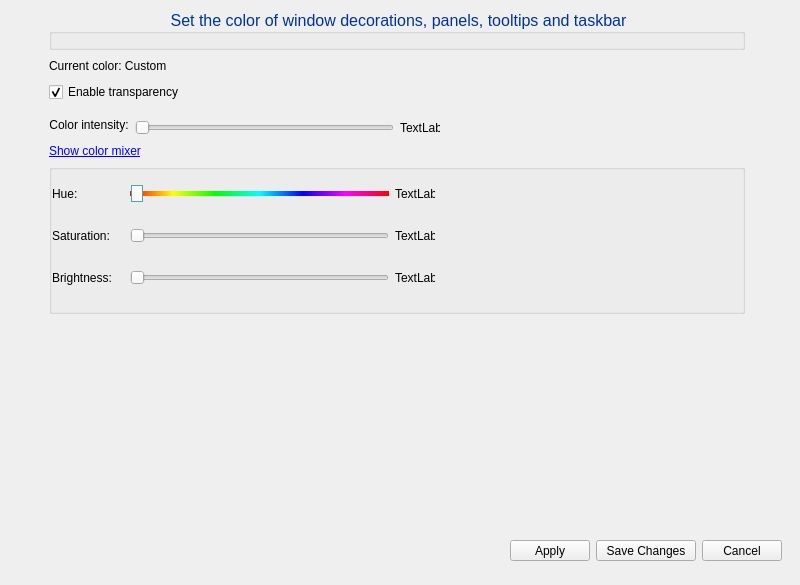
<?xml version="1.0" encoding="UTF-8"?>
<ui version="4.0">
 <class>MainWindow</class>
 <widget class="QMainWindow" name="MainWindow">
  <property name="geometry">
   <rect>
    <x>0</x>
    <y>0</y>
    <width>800</width>
    <height>585</height>
   </rect>
  </property>
  <property name="minimumSize">
   <size>
    <width>759</width>
    <height>585</height>
   </size>
  </property>
  <property name="windowTitle">
   <string>Change the accent color of your theme</string>
  </property>
  <property name="windowIcon">
   <iconset theme="style">
    <normaloff>.</normaloff>.</iconset>
  </property>
  <property name="styleSheet">
   <string notr="true"/>
  </property>
  <widget class="QWidget" name="centralwidget">
   <property name="styleSheet">
    <string notr="true"/>
   </property>
   <layout class="QGridLayout" name="gridLayout_3">
    <item row="4" column="3">
     <widget class="QLabel" name="alpha_label">
      <property name="minimumSize">
       <size>
        <width>40</width>
        <height>0</height>
       </size>
      </property>
      <property name="maximumSize">
       <size>
        <width>40</width>
        <height>16777215</height>
       </size>
      </property>
      <property name="text">
       <string>TextLabel</string>
      </property>
     </widget>
    </item>
    <item row="4" column="4">
     <spacer name="horizontalSpacer_3">
      <property name="orientation">
       <enum>Qt::Horizontal</enum>
      </property>
      <property name="sizeType">
       <enum>QSizePolicy::MinimumExpanding</enum>
      </property>
      <property name="sizeHint" stdset="0">
       <size>
        <width>40</width>
        <height>20</height>
       </size>
      </property>
     </spacer>
    </item>
    <item row="4" column="1">
     <widget class="QLabel" name="label">
      <property name="sizePolicy">
       <sizepolicy hsizetype="Maximum" vsizetype="Preferred">
        <horstretch>0</horstretch>
        <verstretch>0</verstretch>
       </sizepolicy>
      </property>
      <property name="minimumSize">
       <size>
        <width>0</width>
        <height>0</height>
       </size>
      </property>
      <property name="maximumSize">
       <size>
        <width>16777215</width>
        <height>20</height>
       </size>
      </property>
      <property name="text">
       <string>Color intensity:</string>
      </property>
      <property name="alignment">
       <set>Qt::AlignHCenter|Qt::AlignTop</set>
      </property>
     </widget>
    </item>
    <item row="4" column="5">
     <spacer name="horizontalSpacer_5">
      <property name="orientation">
       <enum>Qt::Horizontal</enum>
      </property>
      <property name="sizeType">
       <enum>QSizePolicy::Preferred</enum>
      </property>
      <property name="sizeHint" stdset="0">
       <size>
        <width>40</width>
        <height>20</height>
       </size>
      </property>
     </spacer>
    </item>
    <item row="2" column="1" colspan="2">
     <widget class="QCheckBox" name="kcfg_EnableTransparency">
      <property name="maximumSize">
       <size>
        <width>16777215</width>
        <height>16777215</height>
       </size>
      </property>
      <property name="toolTip">
       <string>Enables/disables the transparency of the entire theme. 
NOTE: This setting does NOT affect compositing settings.</string>
      </property>
      <property name="text">
       <string>Enable transparency</string>
      </property>
      <property name="checked">
       <bool>true</bool>
      </property>
     </widget>
    </item>
    <item row="8" column="1" colspan="2">
     <widget class="QFrame" name="frame">
      <property name="sizePolicy">
       <sizepolicy hsizetype="Preferred" vsizetype="MinimumExpanding">
        <horstretch>0</horstretch>
        <verstretch>0</verstretch>
       </sizepolicy>
      </property>
      <property name="maximumSize">
       <size>
        <width>16777215</width>
        <height>50</height>
       </size>
      </property>
      <property name="frameShape">
       <enum>QFrame::NoFrame</enum>
      </property>
      <property name="frameShadow">
       <enum>QFrame::Raised</enum>
      </property>
      <layout class="QGridLayout" name="gridLayout">
       <item row="1" column="0">
        <spacer name="horizontalSpacer">
         <property name="orientation">
          <enum>Qt::Horizontal</enum>
         </property>
         <property name="sizeType">
          <enum>QSizePolicy::Expanding</enum>
         </property>
         <property name="sizeHint" stdset="0">
          <size>
           <width>40</width>
           <height>20</height>
          </size>
         </property>
        </spacer>
       </item>
      </layout>
     </widget>
    </item>
    <item row="5" column="1" colspan="2">
     <widget class="QLabel" name="colorMixerLabel">
      <property name="sizePolicy">
       <sizepolicy hsizetype="Preferred" vsizetype="Preferred">
        <horstretch>0</horstretch>
        <verstretch>0</verstretch>
       </sizepolicy>
      </property>
      <property name="cursor">
       <cursorShape>PointingHandCursor</cursorShape>
      </property>
      <property name="text">
       <string>&lt;a href=&quot;no&quot;&gt;Show color mixer&lt;/a&gt;</string>
      </property>
      <property name="textFormat">
       <enum>Qt::RichText</enum>
      </property>
      <property name="openExternalLinks">
       <bool>false</bool>
      </property>
      <property name="textInteractionFlags">
       <set>Qt::LinksAccessibleByMouse</set>
      </property>
     </widget>
    </item>
    <item row="6" column="1" colspan="4">
     <widget class="QGroupBox" name="colorMixerGroupBox">
      <property name="minimumSize">
       <size>
        <width>0</width>
        <height>150</height>
       </size>
      </property>
      <property name="title">
       <string/>
      </property>
      <property name="flat">
       <bool>true</bool>
      </property>
      <layout class="QGridLayout" name="gridLayout_2">
       <property name="leftMargin">
        <number>0</number>
       </property>
       <property name="topMargin">
        <number>0</number>
       </property>
       <item row="1" column="4" rowspan="3">
        <spacer name="horizontalSpacer_2">
         <property name="orientation">
          <enum>Qt::Horizontal</enum>
         </property>
         <property name="sizeHint" stdset="0">
          <size>
           <width>40</width>
           <height>20</height>
          </size>
         </property>
        </spacer>
       </item>
       <item row="1" column="2">
        <widget class="QSlider" name="hue_Slider">
         <property name="sizePolicy">
          <sizepolicy hsizetype="Fixed" vsizetype="Fixed">
           <horstretch>0</horstretch>
           <verstretch>0</verstretch>
          </sizepolicy>
         </property>
         <property name="minimumSize">
          <size>
           <width>259</width>
           <height>25</height>
          </size>
         </property>
         <property name="maximumSize">
          <size>
           <width>259</width>
           <height>16777215</height>
          </size>
         </property>
         <property name="styleSheet">
          <string notr="true">QSlider::groove:horizontal {
	background-color: qlineargradient(x1: 0, y1: 1, x2: 1, y2: 1, stop: 0 #FF0000, stop: 0.167 #FFFF00, stop: 0.33 #00FF00, stop: 0.5 #00FFFF, stop: 0.667 #0000FF, stop: 0.833 #FF00FF, stop: 1 #FF0000);
	height: 5px;
	position: absolute;
}

QSlider::handle:horizontal {
	height: 3px;
	width: 10px;
    background: #fafafa;
    border: 1px solid #46aaab;
	margin: -6px 1px;
    /* expand outside the groove */

}

QSlider::handle:horizontal:hover { 
	background: #dadaff;
}</string>
         </property>
         <property name="maximum">
          <number>359</number>
         </property>
         <property name="value">
          <number>0</number>
         </property>
         <property name="orientation">
          <enum>Qt::Horizontal</enum>
         </property>
        </widget>
       </item>
       <item row="2" column="0">
        <widget class="QLabel" name="label_3">
         <property name="sizePolicy">
          <sizepolicy hsizetype="Minimum" vsizetype="Preferred">
           <horstretch>0</horstretch>
           <verstretch>0</verstretch>
          </sizepolicy>
         </property>
         <property name="minimumSize">
          <size>
           <width>72</width>
           <height>0</height>
          </size>
         </property>
         <property name="maximumSize">
          <size>
           <width>72</width>
           <height>16777215</height>
          </size>
         </property>
         <property name="text">
          <string>Saturation:</string>
         </property>
         <property name="alignment">
          <set>Qt::AlignLeading|Qt::AlignLeft|Qt::AlignVCenter</set>
         </property>
         <property name="margin">
          <number>0</number>
         </property>
        </widget>
       </item>
       <item row="1" column="0">
        <widget class="QLabel" name="label_2">
         <property name="sizePolicy">
          <sizepolicy hsizetype="Minimum" vsizetype="Preferred">
           <horstretch>0</horstretch>
           <verstretch>0</verstretch>
          </sizepolicy>
         </property>
         <property name="minimumSize">
          <size>
           <width>72</width>
           <height>0</height>
          </size>
         </property>
         <property name="maximumSize">
          <size>
           <width>72</width>
           <height>16777215</height>
          </size>
         </property>
         <property name="text">
          <string>Hue:</string>
         </property>
         <property name="alignment">
          <set>Qt::AlignLeading|Qt::AlignLeft|Qt::AlignVCenter</set>
         </property>
         <property name="margin">
          <number>0</number>
         </property>
        </widget>
       </item>
       <item row="2" column="2">
        <widget class="QSlider" name="saturation_Slider">
         <property name="sizePolicy">
          <sizepolicy hsizetype="Fixed" vsizetype="Fixed">
           <horstretch>0</horstretch>
           <verstretch>0</verstretch>
          </sizepolicy>
         </property>
         <property name="minimumSize">
          <size>
           <width>259</width>
           <height>25</height>
          </size>
         </property>
         <property name="maximumSize">
          <size>
           <width>259</width>
           <height>16777215</height>
          </size>
         </property>
         <property name="maximum">
          <number>255</number>
         </property>
         <property name="orientation">
          <enum>Qt::Horizontal</enum>
         </property>
        </widget>
       </item>
       <item row="3" column="0">
        <widget class="QLabel" name="label_4">
         <property name="sizePolicy">
          <sizepolicy hsizetype="Minimum" vsizetype="Preferred">
           <horstretch>0</horstretch>
           <verstretch>0</verstretch>
          </sizepolicy>
         </property>
         <property name="minimumSize">
          <size>
           <width>72</width>
           <height>0</height>
          </size>
         </property>
         <property name="maximumSize">
          <size>
           <width>72</width>
           <height>16777215</height>
          </size>
         </property>
         <property name="text">
          <string>Brightness:</string>
         </property>
         <property name="alignment">
          <set>Qt::AlignLeading|Qt::AlignLeft|Qt::AlignVCenter</set>
         </property>
         <property name="margin">
          <number>0</number>
         </property>
        </widget>
       </item>
       <item row="3" column="2">
        <widget class="QSlider" name="Lightness_Slider">
         <property name="sizePolicy">
          <sizepolicy hsizetype="Fixed" vsizetype="Fixed">
           <horstretch>0</horstretch>
           <verstretch>0</verstretch>
          </sizepolicy>
         </property>
         <property name="minimumSize">
          <size>
           <width>259</width>
           <height>25</height>
          </size>
         </property>
         <property name="maximumSize">
          <size>
           <width>259</width>
           <height>16777215</height>
          </size>
         </property>
         <property name="maximum">
          <number>255</number>
         </property>
         <property name="orientation">
          <enum>Qt::Horizontal</enum>
         </property>
        </widget>
       </item>
       <item row="1" column="3">
        <widget class="QLabel" name="hue_label">
         <property name="minimumSize">
          <size>
           <width>40</width>
           <height>0</height>
          </size>
         </property>
         <property name="maximumSize">
          <size>
           <width>40</width>
           <height>16777215</height>
          </size>
         </property>
         <property name="text">
          <string>TextLabel</string>
         </property>
        </widget>
       </item>
       <item row="2" column="3">
        <widget class="QLabel" name="saturation_label">
         <property name="minimumSize">
          <size>
           <width>40</width>
           <height>0</height>
          </size>
         </property>
         <property name="maximumSize">
          <size>
           <width>40</width>
           <height>16777215</height>
          </size>
         </property>
         <property name="text">
          <string>TextLabel</string>
         </property>
        </widget>
       </item>
       <item row="3" column="3">
        <widget class="QLabel" name="brightness_label">
         <property name="minimumSize">
          <size>
           <width>40</width>
           <height>0</height>
          </size>
         </property>
         <property name="maximumSize">
          <size>
           <width>40</width>
           <height>16777215</height>
          </size>
         </property>
         <property name="text">
          <string>TextLabel</string>
         </property>
        </widget>
       </item>
      </layout>
     </widget>
    </item>
    <item row="1" column="0">
     <spacer name="horizontalSpacer_4">
      <property name="orientation">
       <enum>Qt::Horizontal</enum>
      </property>
      <property name="sizeType">
       <enum>QSizePolicy::Preferred</enum>
      </property>
      <property name="sizeHint" stdset="0">
       <size>
        <width>40</width>
        <height>20</height>
       </size>
      </property>
     </spacer>
    </item>
    <item row="7" column="1">
     <spacer name="verticalSpacer">
      <property name="orientation">
       <enum>Qt::Vertical</enum>
      </property>
      <property name="sizeType">
       <enum>QSizePolicy::MinimumExpanding</enum>
      </property>
      <property name="sizeHint" stdset="0">
       <size>
        <width>20</width>
        <height>10</height>
       </size>
      </property>
     </spacer>
    </item>
    <item row="4" column="2">
     <widget class="QSlider" name="alpha_slider">
      <property name="sizePolicy">
       <sizepolicy hsizetype="MinimumExpanding" vsizetype="Preferred">
        <horstretch>1</horstretch>
        <verstretch>0</verstretch>
       </sizepolicy>
      </property>
      <property name="minimumSize">
       <size>
        <width>259</width>
        <height>0</height>
       </size>
      </property>
      <property name="maximumSize">
       <size>
        <width>250</width>
        <height>16777215</height>
       </size>
      </property>
      <property name="maximum">
       <number>255</number>
      </property>
      <property name="orientation">
       <enum>Qt::Horizontal</enum>
      </property>
     </widget>
    </item>
    <item row="3" column="1">
     <spacer name="verticalSpacer_3">
      <property name="orientation">
       <enum>Qt::Vertical</enum>
      </property>
      <property name="sizeType">
       <enum>QSizePolicy::Fixed</enum>
      </property>
      <property name="sizeHint" stdset="0">
       <size>
        <width>20</width>
        <height>10</height>
       </size>
      </property>
     </spacer>
    </item>
    <item row="1" column="1" colspan="2">
     <widget class="QLabel" name="color_name_label">
      <property name="text">
       <string>Current color: Custom</string>
      </property>
     </widget>
    </item>
    <item row="0" column="1" colspan="4">
     <widget class="QGroupBox" name="groupBox">
      <property name="sizePolicy">
       <sizepolicy hsizetype="Preferred" vsizetype="Maximum">
        <horstretch>0</horstretch>
        <verstretch>0</verstretch>
       </sizepolicy>
      </property>
      <property name="maximumSize">
       <size>
        <width>16777215</width>
        <height>16777215</height>
       </size>
      </property>
      <property name="font">
       <font>
        <pointsize>12</pointsize>
        <italic>false</italic>
        <bold>false</bold>
       </font>
      </property>
      <property name="styleSheet">
       <string notr="true">QGroupBox::title {
	color: #003399;
}</string>
      </property>
      <property name="title">
       <string>Set the color of window decorations, panels, tooltips and taskbar</string>
      </property>
      <property name="alignment">
       <set>Qt::AlignCenter</set>
      </property>
     </widget>
    </item>
    <item row="8" column="3" colspan="3">
     <widget class="QWidget" name="widget" native="true">
      <property name="sizePolicy">
       <sizepolicy hsizetype="Preferred" vsizetype="Preferred">
        <horstretch>0</horstretch>
        <verstretch>0</verstretch>
       </sizepolicy>
      </property>
      <property name="minimumSize">
       <size>
        <width>290</width>
        <height>0</height>
       </size>
      </property>
      <property name="styleSheet">
       <string notr="true"/>
      </property>
      <layout class="QHBoxLayout" name="horizontalLayout">
       <item>
        <spacer name="horizontalSpacer_6">
         <property name="orientation">
          <enum>Qt::Horizontal</enum>
         </property>
         <property name="sizeHint" stdset="0">
          <size>
           <width>40</width>
           <height>20</height>
          </size>
         </property>
        </spacer>
       </item>
       <item>
        <widget class="QPushButton" name="apply_Button">
         <property name="sizePolicy">
          <sizepolicy hsizetype="Fixed" vsizetype="Fixed">
           <horstretch>0</horstretch>
           <verstretch>0</verstretch>
          </sizepolicy>
         </property>
         <property name="minimumSize">
          <size>
           <width>0</width>
           <height>21</height>
          </size>
         </property>
         <property name="maximumSize">
          <size>
           <width>16777215</width>
           <height>21</height>
          </size>
         </property>
         <property name="text">
          <string>Apply</string>
         </property>
        </widget>
       </item>
       <item>
        <widget class="QPushButton" name="saveChanges_Button">
         <property name="sizePolicy">
          <sizepolicy hsizetype="Fixed" vsizetype="Fixed">
           <horstretch>0</horstretch>
           <verstretch>0</verstretch>
          </sizepolicy>
         </property>
         <property name="minimumSize">
          <size>
           <width>100</width>
           <height>21</height>
          </size>
         </property>
         <property name="maximumSize">
          <size>
           <width>100</width>
           <height>21</height>
          </size>
         </property>
         <property name="text">
          <string>Save Changes</string>
         </property>
        </widget>
       </item>
       <item>
        <widget class="QPushButton" name="cancel_Button">
         <property name="sizePolicy">
          <sizepolicy hsizetype="Fixed" vsizetype="Fixed">
           <horstretch>0</horstretch>
           <verstretch>0</verstretch>
          </sizepolicy>
         </property>
         <property name="minimumSize">
          <size>
           <width>0</width>
           <height>21</height>
          </size>
         </property>
         <property name="maximumSize">
          <size>
           <width>16777215</width>
           <height>21</height>
          </size>
         </property>
         <property name="text">
          <string>Cancel</string>
         </property>
        </widget>
       </item>
      </layout>
     </widget>
    </item>
   </layout>
  </widget>
 </widget>
 <resources/>
 <connections/>
</ui>
